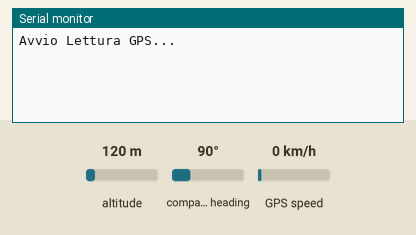
Simulated run of this sketch. Board: Arduino Uno, built with avr-gcc and run on an emulated ATmega328P. Parts: the last lines printed to the serial monitor. The test bench sets the inputs (shaded band); at power-on: altitude 120 m, compass heading 90°, GPS speed 0 km/h. The GPS gets a fix after 3 s at 37.7749, -122.4194 with 8 satellites.

Above: at 1.2 s.
1.3 s: altitude set to 20 m
At 3.4 s:
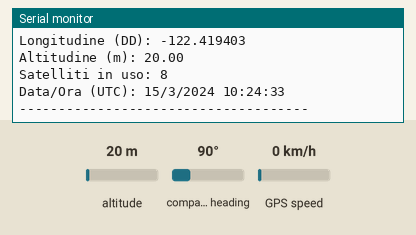
4.5 s: altitude set to 250 m
At 5.8 s:
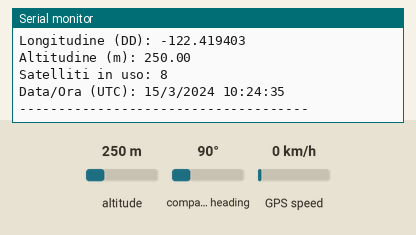
Timing chart, 0 to 7.5 s (numbered marks = the images above; inputs shaded):
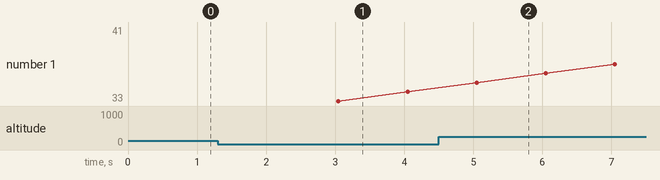

The sketch:

GPS_funzionante.ino
```cpp
#include <SoftwareSerial.h>
#include <TinyGPSPlus.h>

// Definizione dei pin per la comunicazione seriale software
// GPS_RX_PIN (Arduino pin che RICEVE i dati dal GPS - deve essere un pin interrupt-capable)
// GPS_TX_PIN (Arduino pin che TRASMETTE al GPS - spesso non usato per sola lettura)
static const int GPS_RX_PIN = 4;
static const int GPS_TX_PIN = 3;
static const long GPS_BAUD = 9600; // La maggior parte dei moduli GPS usa 9600 baud

// Crea gli oggetti per la comunicazione
SoftwareSerial ss(GPS_RX_PIN, GPS_TX_PIN); // RX, TX
TinyGPSPlus gps;

void setup() {
  Serial.begin(115200); // Seriale hardware per la comunicazione con il PC (monitor seriale)
  Serial.println(F("Avvio Lettura GPS..."));
  ss.begin(GPS_BAUD); // Avvia la seriale software per il modulo GPS
}

void loop() {
  // Passa i dati dal modulo GPS (SoftwareSerial) alla libreria TinyGPSPlus
  while (ss.available() > 0) {
    gps.encode(ss.read());
  }

  // Verifica se i dati di posizione sono stati aggiornati
  if (gps.location.isUpdated()) {
    Serial.println(F("-------------------------------------"));

    // Latitudine e Longitudine come float (Gradi Decimali)
    Serial.print(F("Latitudine (DD): "));
    Serial.println(gps.location.lat(), 6); // Stampa con 6 cifre decimali

    Serial.print(F("Longitudine (DD): "));
    Serial.println(gps.location.lng(), 6);

    // Altitudine
    if (gps.altitude.isValid()) {
        Serial.print(F("Altitudine (m): "));
        Serial.println(gps.altitude.meters());
    } else {
        Serial.println(F("Altitudine: Non valida"));
    }

    // Numero di satelliti
    Serial.print(F("Satelliti in uso: "));
    Serial.println(gps.satellites.value());

    // Ora e data
    if (gps.date.isValid() && gps.time.isValid()) {
      Serial.print(F("Data/Ora (UTC): "));
      Serial.print(gps.date.day());
      Serial.print(F("/"));
      Serial.print(gps.date.month());
      Serial.print(F("/"));
      Serial.print(gps.date.year());
      Serial.print(F(" "));
      Serial.print(gps.time.hour());
      Serial.print(F(":"));
      Serial.print(gps.time.minute());
      Serial.print(F(":"));
      Serial.println(gps.time.second());
    }

    Serial.println(F("-------------------------------------"));
  }
}
```

Measured:
- after the input at 1.3 s, the serial monitor: prints a new line after 1.7 s (image 1)
- after the input at 4.5 s, the serial monitor: prints a new line after 0.54 s (image 2)
